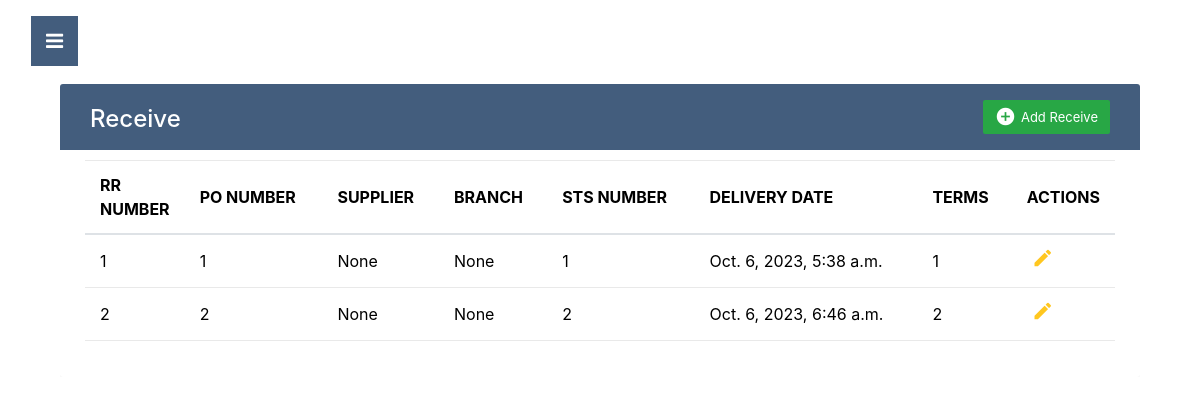
Page /receive on the committed database.
### inventory/models.py (models this page shows, shortened)
class Receive(models.Model):
    RR_number = models.IntegerField('RR Number', null=True, blank=True)
    PO_number = models.IntegerField('PO Number', null=True, blank=True)
    supplier = models.ForeignKey(Supplier, blank=True, null=True, on_delete=models.CASCADE)
    STS_number = models.IntegerField('STS Number', null=True, blank=True)
    delivery_date = models.DateField('Delivery Date', null=True, blank=True)
    terms = models.IntegerField('Terms', null=True, blank=True)
    branch = models.ForeignKey(Branch, blank=True, null=True, on_delete=models.CASCADE)

### inventory/views.py (the view)
# urls.py: path('receive', views.list_receive, name="receive"),
def list_receive(request):
    title = 'List Of Receive'
    queryset = Receive.objects.all()
    context = {
        "title": title,
        "queryset": queryset,
    }
    return render(request, "receive.html", context)

### inventory/templates/receive.html (shortened to what this page needs)
{% extends 'base.html' %}
{% load static %}
{% block content %}
<!DOCTYPE html>
<html lang="en">
<head>
<link rel="stylesheet" href="{% static 'css/style.css' %}">
<link rel="stylesheet" href="https://stackpath.bootstrapcdn.com/bootstrap/4.5.0/css/bootstrap.min.css">
<link rel="stylesheet" href="https://maxcdn.bootstrapcdn.com/font-awesome/4.7.0/css/font-awesome.min.css">
<link rel="stylesheet" href="https://cdn.datatables.net/1.13.6/css/jquery.dataTables.min.css">
</head>
<body>
  <div class="container-xl">
    <div class="table-responsive">
      <div class="table-wrapper">
        <div class="table-title">
          <div class="row">
            <div class="col-sm-6">
              <h2>Receive</h2>
            </div>
            <div class="col-sm-6">
              <a href="{% url 'addreceive' %}" class="btn btn-success"><i class="material-icons">&#xE147;</i> <span>Add Receive</span></a>
            </div>
          </div>
        </div>
              <table class="table">
                <tr>
                <th>RR NUMBER</th>
                <th>PO NUMBER</th>
                <th>SUPPLIER</th>
                <th>BRANCH</th>
                <th>STS NUMBER</th>
                <th>DELIVERY DATE</th>
                <th>TERMS</th>
                <th>ACTIONS</th>
                </tr>
              <tbody>
                {% for instance in queryset %}
                <tr>
                  <td>{{ instance.RR_number }}</td>
                  <td>{{ instance.PO_number }}</td>
                  <td>{{ instance.supplier }}</td>
                  <td>{{ instance.branch}}</td>
                  <td>{{ instance.STS_number }}</td>
                  <td>{{ instance.delivery_date }}</td>
                  <td>{{ instance.terms }}</td>
                  <td>
                    <a href="{% url 'addreceive' instance.id %}" class="edit"><i class="material-icons" data-toggle="tooltip" title="Edit">&#xE254;</i></a>
                  </td>
                </tr>
                {% endfor %}
              </tbody>
            </table>
  </div>
{% endblock %}

### static/css/main.css (style rules this page uses)
body, html { height: 100%; }
a { color: #55b159; }
h1, h2, h3, h4, h5, h6 { color: #ffffff; }

### static/css/style.css (style rules this page uses)
body { color: #566787; background: #f5f5f5; font-family: 'Varela Round', sans-serif; font-size: 13px; }
.table-responsive { margin: 30px 0; }
.table-wrapper { background: #fff; padding: 20px 25px; border-radius: 3px; min-width: 1000px; box-shadow: 0 1px 1px rgba(0,0,0,.05); }
.table-title { padding-bottom: 15px; background: #435d7d; color: #fff; padding: 16px 30px; min-width: 100%; margin: -20px -25px 10px; border-radius: 3px 3px 0 0; }
.table-title h2 { margin: 5px 0 0; font-size: 24px; }
.table-title .btn { color: #fff; float: right; font-size: 13px; border: none; min-width: 50px; border-radius: 2px; border: none; outline: none !important; margin-left: 10px; }
.table-title .btn i { float: left; font-size: 21px; margin-right: 5px; }
.table-title .btn span { float: left; margin-top: 2px; }
table.table tr th, table.table tr td { border-color: #e9e9e9; padding: 12px 15px; vertical-align: middle; }
table.table tr th:first-child { width: 60px; }
table.table tr th:last-child { width: 100px; }
table.table td:last-child i { opacity: 0.9; font-size: 22px; margin: 0 5px; }
table.table td a { font-weight: bold; color: #566787; display: inline-block; text-decoration: none; outline: none !important; }
table.table td a.edit { color: #FFC107; }
table.table td i { font-size: 19px; }

### rows in the picture
Receive: RR_number "1", PO_number "1", supplier "None", branch "None", STS_number "1", delivery_date "Oct. 6, 2023, 5:38 a.m.", terms "1"
Receive: RR_number "2", PO_number "2", supplier "None", branch "None", STS_number "2", delivery_date "Oct. 6, 2023, 6:46 a.m.", terms "2"
